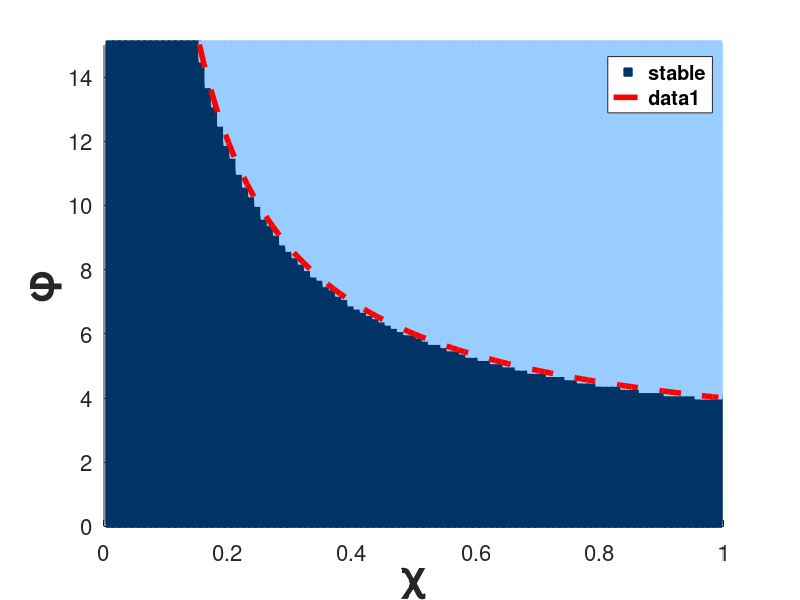

Reproduce this figure in MATLAB.
load('param2.mat');

figure(2)
h1 = scatter(stable(1,:), stable(2,:), 36, [0./255 51./255 102./255], 's'  );
hold on;
h2 = scatter(unstable(1,:), unstable(2,:), 36, [153./255 204./255 255./255], 's' );
h3 = legend('stable')
set(h1, 'SizeData', 36, 'MarkerFaceColor',[0./255 51./255 102./255]);
set(h2, 'SizeData', 36,'MarkerFaceColor',[153./255 204./255 255./255]);
set(h3, 'FontSize', 25,'FontWeight','bold');
set(gca,'FontSize', 16)

y = []
x1 = 0.001:0.01:1.0
for x = 0.001:0.01:1.0
    
    y = [y 2*(1+x)/x]
end
plot(x1,y,'r--','linewidth',4)
ylim([0,15])
xlabel('\chi','FontSize',30,'FontWeight','bold');
ylabel('\phi','FontSize',30,'FontWeight','bold');
